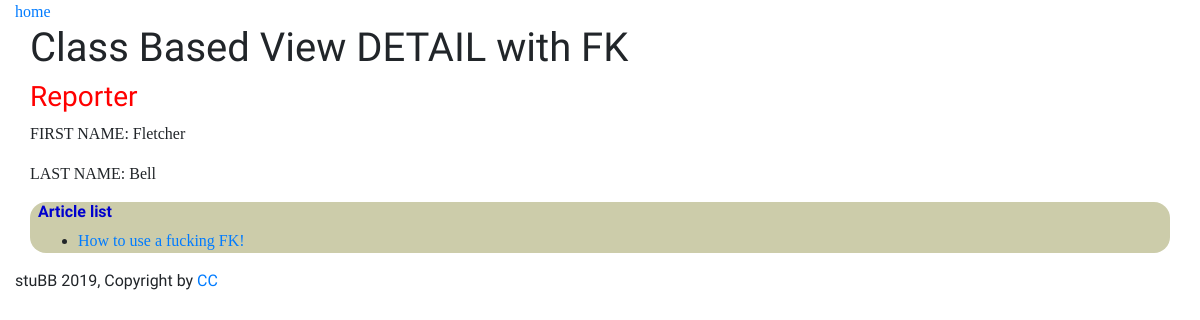
The page /views-sandbox/reporters/detail/1 on the database as committed earlier.
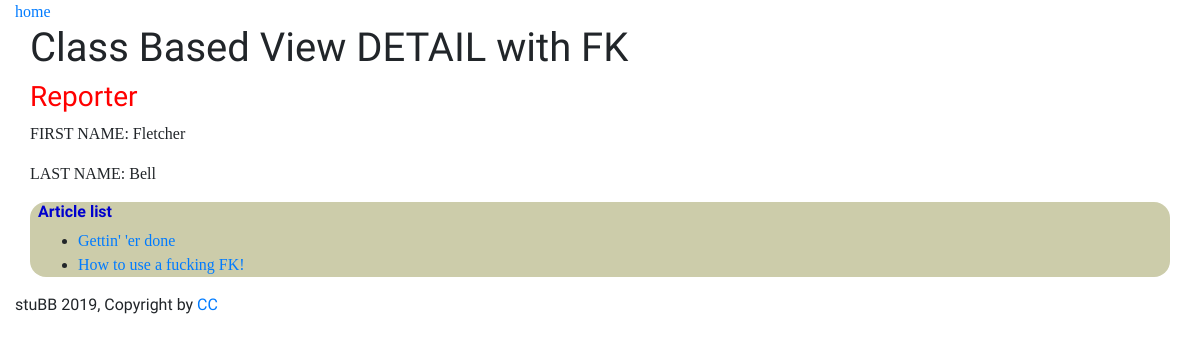
The same page on the database as committed later.
### viewssandbox/models.py (models this page shows, shortened)
class Article(models.Model):
  reporter = models.ForeignKey(Reporter, on_delete=models.CASCADE)
  title = models.CharField(max_length=100)
  pub_date = models.DateField()
  class Meta:
    ordering =('title',)

### viewssandbox/views.py (the view)
# urls.py: path('reporters/detail/<int:pk>', views.ReporterDetailView.as_view(), name='reporters-detail'),
class ReporterDetailView(generic.DetailView):
  context_object_name = 'reporter'
  queryset = Reporter.objects.all()
  context = Reporter.objects.get(id=1).article_set.all()
  def get_context_data(self, **kwargs):
    context = super().get_context_data(**kwargs)
    context['article'] = Article.objects.all()
    return context

### viewssandbox/templates/viewssandbox/reporter_detail.html (shortened to what this page needs)
{% extends 'viewssandbox/base.html' %}
{% block content %}
  <h1>Class Based View DETAIL with FK</h1>
  <h3>Reporter</h3>
  <p>FIRST NAME: {{ reporter.f_name }}</p>
  <p>LAST NAME: {{ reporter.l_name }}</p>
  <div class="article-list">
    <h5>Article list</h5>
      <ul>
        {% for article in reporter.article_set.all %}
        <li><a href="/views-sandbox/articles/{{ article.pk }}">{{ article.title }}</a></li>
        {% endfor %}
      </ul>
   </div>
{% endblock %}

Rows that differ between the two databases and show on the page:
added Article: title "Gettin' 'er done"
